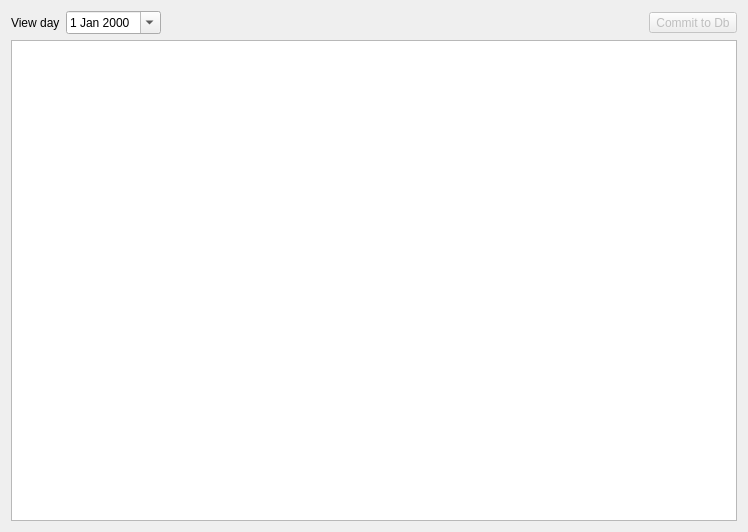
<?xml version="1.0" encoding="UTF-8"?>
<ui version="4.0">
 <class>DayView</class>
 <widget class="QWidget" name="DayView">
  <property name="geometry">
   <rect>
    <x>0</x>
    <y>0</y>
    <width>748</width>
    <height>532</height>
   </rect>
  </property>
  <property name="sizePolicy">
   <sizepolicy hsizetype="Fixed" vsizetype="Fixed">
    <horstretch>0</horstretch>
    <verstretch>0</verstretch>
   </sizepolicy>
  </property>
  <property name="minimumSize">
   <size>
    <width>748</width>
    <height>532</height>
   </size>
  </property>
  <property name="maximumSize">
   <size>
    <width>748</width>
    <height>532</height>
   </size>
  </property>
  <property name="windowTitle">
   <string>Day view</string>
  </property>
  <property name="windowIcon">
   <iconset resource="resources.qrc">
    <normaloff>:/icons/Resources/AppIcon.svg</normaloff>:/icons/Resources/AppIcon.svg</iconset>
  </property>
  <layout class="QGridLayout" name="gridLayout">
   <item row="0" column="0">
    <layout class="QFormLayout" name="formLayout">
     <property name="fieldGrowthPolicy">
      <enum>QFormLayout::ExpandingFieldsGrow</enum>
     </property>
     <item row="0" column="0">
      <widget class="QLabel" name="label">
       <property name="text">
        <string>View day</string>
       </property>
      </widget>
     </item>
     <item row="0" column="1">
      <widget class="QDateEdit" name="dateEdit_selectDay">
       <property name="calendarPopup">
        <bool>true</bool>
       </property>
      </widget>
     </item>
    </layout>
   </item>
   <item row="0" column="1">
    <spacer name="horizontalSpacer">
     <property name="orientation">
      <enum>Qt::Horizontal</enum>
     </property>
     <property name="sizeHint" stdset="0">
      <size>
       <width>497</width>
       <height>20</height>
      </size>
     </property>
    </spacer>
   </item>
   <item row="0" column="2">
    <widget class="QToolButton" name="toolButton_commitToDb">
     <property name="enabled">
      <bool>false</bool>
     </property>
     <property name="text">
      <string>Commit to Db</string>
     </property>
    </widget>
   </item>
   <item row="1" column="0" colspan="3">
    <widget class="DayGraphicsView" name="graphicsView"/>
   </item>
  </layout>
 </widget>
 <customwidgets>
  <customwidget>
   <class>DayGraphicsView</class>
   <extends>QGraphicsView</extends>
   <header>DayGraphicsView.h</header>
  </customwidget>
 </customwidgets>
 <resources>
  <include location="resources.qrc"/>
 </resources>
 <connections/>
</ui>
